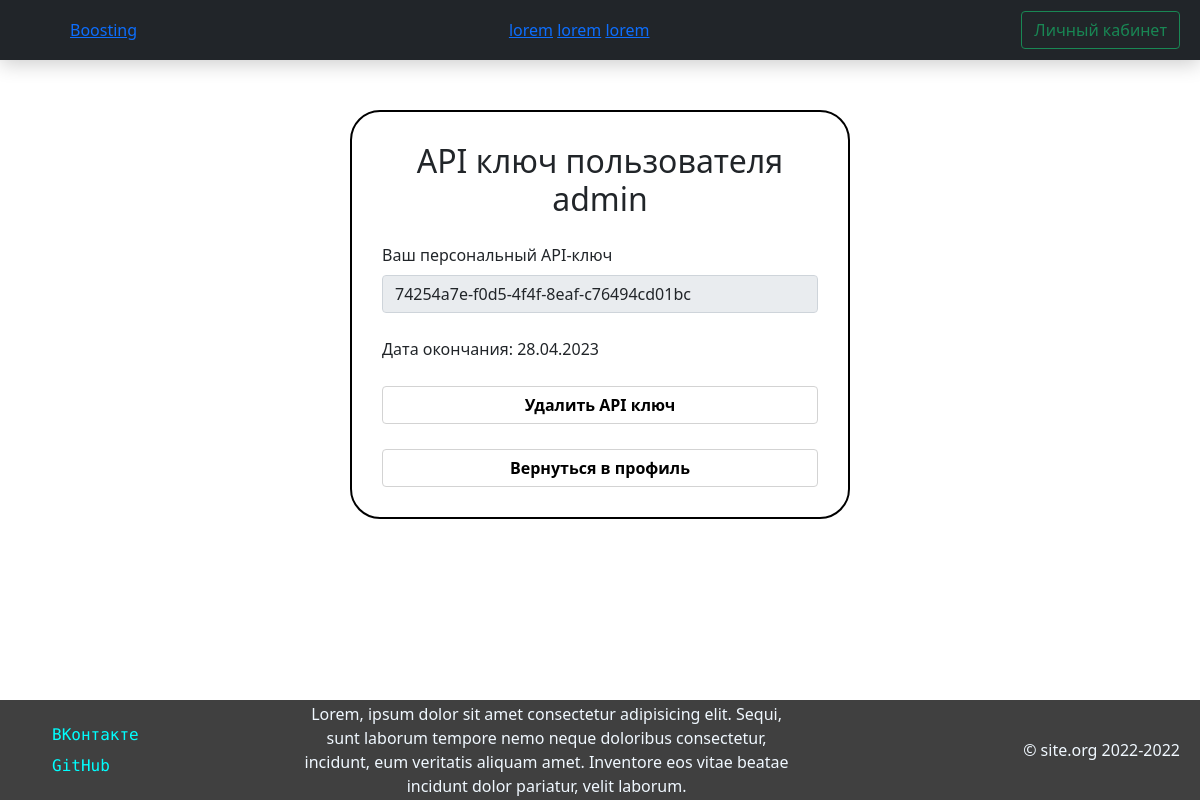
Page /apikey (signed in) on the committed database.
### Site/models.py (models this page shows)
class User(db.Model, UserMixin, SerializerMixin):
    __tablename__ = 'user'
    id = db.Column(db.Integer, primary_key=True)
    login = db.Column(db.String, nullable=False, unique=True)
    email = db.Column(db.String, default="")
    password = db.Column(db.String, nullable=False)
    day = db.Column(db.Integer, nullable=False)
    month = db.Column(db.Integer, nullable=False)
    year = db.Column(db.Integer, nullable=False)
    parent = db.Column(db.Integer, default=-1)
    balance = db.Column(db.Float, default=0)
    orders_id = db.Column(db.String, default="")
    current_orders = db.Column(db.String, default="")
    admin_status = db.Column(db.Integer, default=0)
    is_banned = db.Column(db.Float, default=False)
    until = db.Column(db.String, default="")

class Apikey(db.Model, SerializerMixin):
    __tablename__ = 'apikeys'
    id = db.Column(db.Integer, primary_key=True)
    apikey = db.Column(db.String, unique=True)
    requestor_id = db.Column(db.Integer, db.ForeignKey('user.id'))
    info = db.Column(db.String)
    access_level = db.Column(db.Integer, nullable=False)
    creation_date = db.Column(db.String, nullable=False)
    valid_end = db.Column(db.String, nullable=False)

### Site/routes.py (the view)
@app.route('/apikey', methods=['GET', 'POST'])
@login_required
def apikey():
    user = User.query.get(current_user.get_id())
    user_api = Apikey.query.filter_by(requestor_id=user.id).first()
    if request.method == 'POST':
        if user_api:
            flash('У вас уже есть API ключ')
        else:
            create_apikey(user)
            return redirect(url_for('apikey'))
    return render_template('apikey.html', css=url_for('static', filename='css/apikey.css'),
                           user=user, apikey=user_api)

### Site/auth.py (called while the page is built)
@login_manager.user_loader
def load_user(user_id):
    return User.query.get(user_id)

### Site/templates/apikey.html (shortened to what this page needs)
{% extends "base.html" %}
{% block head %}
    {{super()}}
    <link rel="stylesheet" href="{{css|safe}}">
{% endblock %}
{% block container %}
    <div class="profile-info">
        <h2 class="nickname" style="text-align: center;">API ключ пользователя {{user.login}}</h1>
        {% if apikey %}
            <label for="apikey" class="form-label">Ваш персональный API-ключ</label>
            <input type="text" class="form-control" id="apikey" value={{apikey.apikey}} readonly>
            <p class="mt-4">Дата окончания: {{apikey.valid_end}}</p>
            <a href="/delete_apikey" class="submit-button a-button">Удалить API ключ</a>
        {% else %}
            <form action="" method="post">
                <button type="submit" class="submit-button">Получить ключ</button>
            </form>
        {% endif %}
        <a href="/profile" class="submit-button a-button">Вернуться в профиль</a>
    </div>
{% endblock %}

### Site/static/css/base.css (style rules this page uses)
* { margin: 0; padding: 0; box-sizing: content-box; }
html { height: 100%; }
body { margin: 0; min-height: 100%; display: grid; grid-template-rows: auto 1fr auto; }
.submit-button { margin-top: 25px; background-color: white; font-weight: 600; display: block; width: 100%; padding: 0.375rem 0.75rem; border: 1px solid lightgray; border-radius: 0.25rem; transition: 0.25s; }
.a-button { color: black; text-decoration: none; text-align: center; }

### Site/static/css/apikey.css (style rules this page uses)
.profile-info { width: 500px; height: auto; border: 2px solid black; border-radius: 30px; margin: 50px auto; padding: 30px; }

### rows in the picture
User: login "admin"
Apikey: apikey "74254a7e-f0d5-4f4f-8eaf-c76494cd01bc", valid_end "28.04.2023"
